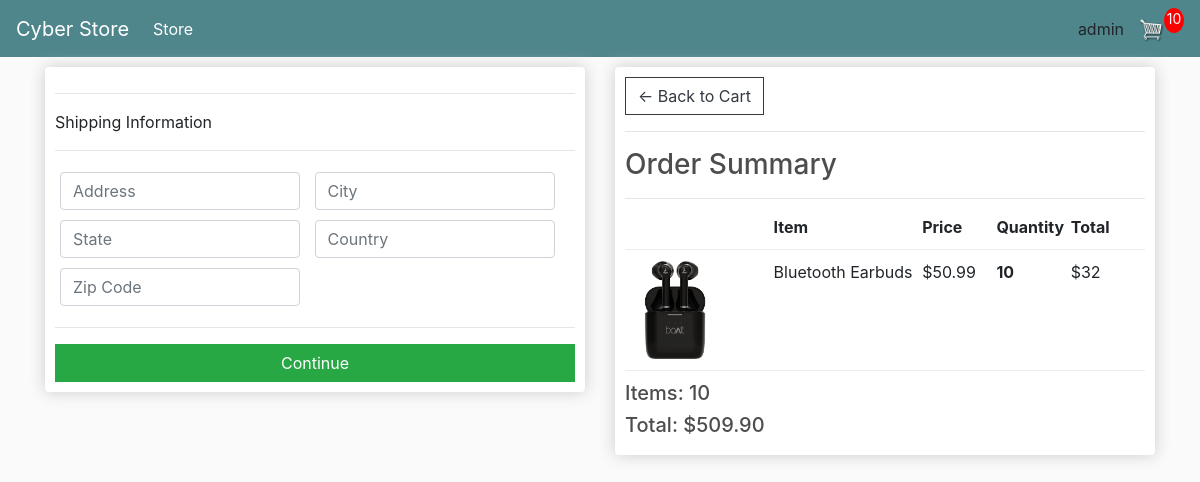
Screenshot of /checkout/ (signed in) with the database file from the repository.
### store/models.py (models this page shows, shortened)
class OrderItem(models.Model):
    product = models.ForeignKey(Product, on_delete=models.SET_NULL, blank=True, null=True)
    order = models.ForeignKey(Order, on_delete=models.SET_NULL, blank=True, null=True)
    quantity = models.IntegerField(default=0, null=True, blank=True)
    date_added = models.DateTimeField(auto_now_add=True)
    @property
    def get_total(self):
        total = self.product.price * self.quantity
        return total

class Product(models.Model):
    name = models.CharField(max_length=200, null=True)
    price = models.DecimalField(max_digits=7,decimal_places=2)
    digital = models.BooleanField(default=False, null=True, blank=False)
    image = models.ImageField(null=True, blank=True)
    @property
    def imageURL(self):
        try:
            url = self.image.url
        except:
            url = ''
        return url

class Order(models.Model):
    customer = models.ForeignKey(Customer, on_delete=models.SET_NULL, blank=True, null=True)
    date_ordered = models.DateTimeField(auto_now_add=True)
    complete = models.BooleanField(default=False, null=True, blank=False)
    transaction_id = models.CharField(max_length=200, null=True)
    @property
    def get_cart_total(self):
        orderitems = self.orderitem_set.all()
        total = sum([item.get_total for item in orderitems])
        return total
    @property
    def get_cart_items(self):
        orderitems = self.orderitem_set.all()
        total = sum([item.quantity for item in orderitems])
        return total
    @property
    def shipping(self):
        shipping = False
        orderitems = self.orderitem_set.all()
        for i in orderitems:
            if i.product.digital == False:
                shipping = True
        return shipping

### store/views.py (the view)
# urls.py: path("checkout/", views.checkout, name="checkout"),
def checkout(request):
    data = cartData(request)
    cartItems = data['cartItems']
    order = data['order']
    items = data['items']
    context = {'items':items, 'order':order, 'cartItems':cartItems,}
    return render(request, "store/checkout.html", context)

### store/utils.py (called while the page is built)
def cartData(request):
    if request.user.is_authenticated:
        customer = request.user.customer
        order, created = Order.objects.get_or_create(customer=customer, complete=False)
        items = order.orderitem_set.all()
        cartItems = order.get_cart_items
    else:
        cookieData = cookieCart(request)
        cartItems = cookieData['cartItems']
        order = cookieData['order']
        items = cookieData['items']
    return {'cartItems':cartItems, 'order':order, 'items':items}

### store/templates/store/checkout.html (shortened to what this page needs)
{% extends 'store/main.html' %}
{% load static %}
{% block content %}
<div class="row">
    <div class="col-lg-6">
        <div class="box-element" id="form-wrapper">
            <form id="form">
                <div id="shipping-info">
                    <hr>
                    <p>Shipping Information</p>
                    <hr>
                    <div class="form-field">
                        <input required class="form-control" type="text" name="address" placeholder="Address">
                    </div>
                    <div class="form-field">
                        <input required class="form-control" type="text" name="city" placeholder="City">
                    </div>
                    <div class="form-field">
                        <input required class="form-control" type="text" name="state" placeholder="State">
                    </div>
                    <div class="form-field">
                        <input required class="form-control" type="text" name="country" placeholder="Country">
                    </div>
                    <div class="form-field">
                        <input required class="form-control" type="text" name="zipcode" placeholder="Zip Code">
                    </div>
                </div>
                <hr>
                <input id="form-button" class="btn btn-success btn-block" type="submit" value="Continue">
            </form>
        </div>
        <br>
    </div>
    <div class="col-lg-6">
        <div class="box-element">
            <a class="btn btn-outline-dark" href="{% url 'cart' %}">&#x2190; Back to Cart</a>
        <hr>
        <h3>Order Summary</h3>
        <hr>
        <div class="cart-row">
            <div style="flex:2"></div>
            <div style="flex:2"><strong>Item</strong></div>
            <div style="flex:1"><strong>Price</strong></div>
            <div style="flex:1"><strong>Quantity</strong></div>
            <div style="flex:1"><strong>Total</strong></div>
        </div>
        {% for item in items %}
        <div class="cart-row">
            <div style="flex:2"><img class="row-image" src="{{item.product.imageURL}}"></div>
            <div style="flex:2">
                <p>{{item.product.name}}</p>
            </div>
            <div style="flex:1">
                <p>${{item.product.price}}</p>
            </div>
            <div style="flex:1">
                <p class="quantity">{{item.quantity}}</p>
            </div>
            <div style="flex:1">
                <p>$32</p>
            </div>
        </div>
        {% endfor %}
        <h5>Items: {{order.get_cart_items}}</h5>
        <h5>Total: ${{order.get_cart_total|floatformat:2}}</h5>
    </div>
    </div>
    {% endblock content %}

### store/templates/store/main.html (shortened to what this page needs)
<!DOCTYPE html>
<html lang="en">
{% load static %}
<head>
    <link rel="stylesheet" href="https://stackpath.bootstrapcdn.com/bootstrap/4.3.1/css/bootstrap.min.css"
>
    <link rel="stylesheet" type="text/css" href="{% static 'store/css/main.css' %}">
</head>
<body>
    <nav class="navbar navbar-expand-lg navbar-dark bg-dark">
        <a class="navbar-brand" href="{% url 'store' %}">Cyber Store</a>
        <div class="collapse navbar-collapse" id="navbarSupportedContent">
            <ul class="navbar-nav mr-auto">
                <li class="nav-item active">
                    <a class="nav-link" href="{% url 'store' %}">Store <span class="sr-only">(current)</span></a>
                </li>
            </ul>
            <form class="form-inline my-2 my-lg-0">
                {% if not user.is_authenticated %}
                <a href="{% url 'login' %}" class="btn btn-warning">Login</a>
                {% else %}
                {{user.username}}
                {% endif %}
                <a href="{% url 'cart' %}">
                    <img id="cart-icon" src="{% static 'store/images/cart.png' %}">
                </a>
                <p id="cart-total">{{cartItems}}</p>
            </form>
        </div>
    </nav>
    <div class="container">
        {% block content %}
        {% endblock content %}
    </div>
</body>
</html>

### store/static/store/css/main.css (style rules this page uses)
body { background-color: hsl(0, 0%, 98%); }
h1,h2,h3,h4,h5,h6 { color:hsl(0, 0%, 30%); }
.box-element { box-shadow:hsl(0, 0%, 80%) 0 0 16px; background-color: #fff; border-radius: 4px; padding: 10px; }
.bg-dark { background-color: #4f868c!important; }
#cart-icon { width:25px; display: inline-block; margin-left: 15px; }
#cart-total { display: block; text-align: center; color:#fff; background-color: red; width: 20px; height: 25px; border-radius: 50%; font-size: 14px; }
.col-lg-4, .col-lg-6, .col-lg-8, .col-lg-12 { margin-top: 10px; }
.btn { border-radius: 0; }
.row-image { width: 100px; }
.form-field { width:250px; display: inline-block; padding: 5px; }
.cart-row { display: flex; align-items: flex-stretch; padding-bottom: 10px; margin-bottom: 10px; border-bottom: 1px solid #ececec; }
.quantity { display: inline-block; font-weight: 700; padding-right:10px; }

### rows the page displays
OrderItem: product.imageURL (picture), product.name "Bluetooth Earbuds", product.price "50.99", quantity "10"
Order: get_cart_items "10", get_cart_total "509.90"

### other values shown
{{ user.username }} "admin"
{{ cartItems }} "10"
